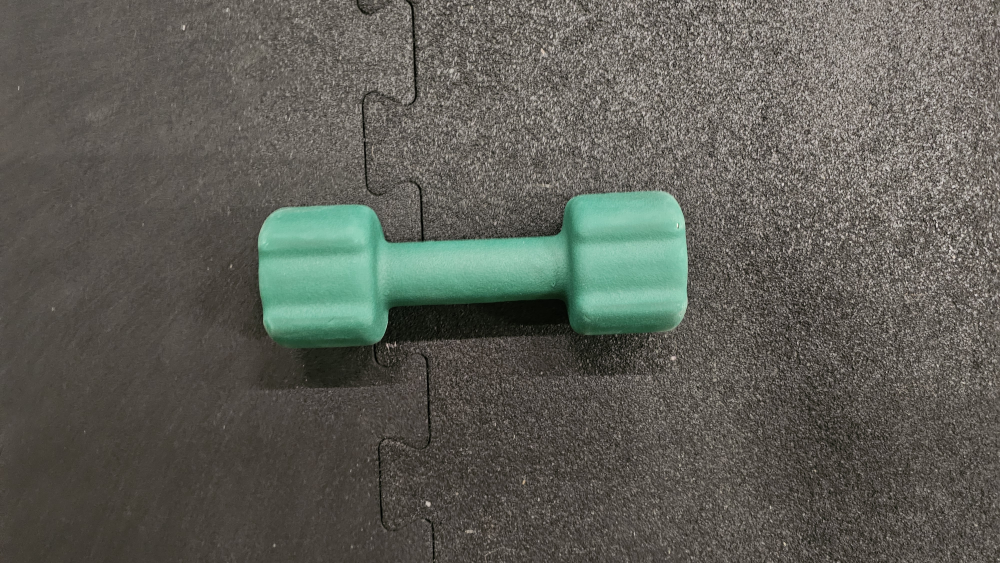
#> input picture assets/dumbbells/20260926_134415.jpg, 4000 x 2252 px (shown at 1/4 size); its folder holds only this picture in this run
$ python main.py
#> lines starting #> are read from the running program, lines starting #| are printed output that depends on the picture; after the words box and inside, x2 and y2 are one past the last pixel; in counts of white or black regions, pixels touching at a corner belong together
### object_extraction.py
#!/usr/bin/env python3
try:
    import os
    import sys
    import math
    import numpy as np
    from matplotlib.colors import rgb_to_hsv

    import logging
    from skimage.transform import resize
    from skimage.io import imsave
    from skimage.morphology import erosion,closing,area_closing,closing,opening,dilation
    from skimage.morphology import square
    from skimage.measure import label, regionprops, regionprops_table
    import pdb
    import matplotlib.pyplot as plt
    import argparse
    from glob import glob
    import configparser
    from progressbar import progressbar
    from multiprocessing import Pool
    from functools import partial

except  ModuleNotFoundError as err:
    print("""Einige Module konnten nicht importiert werden. Um dieses Skript zu starten, sollte zunächst der Befehl "source bin/activate" (oder poetry shell o.ä.) in der Kommandozeile eingegeben werden.""")
    raise
    #sys.exit(1)

logger = logging.getLogger(__name__)
logging.basicConfig(level=logging.INFO)

# [4 lines left out: function intOrNone, not called in this run]

def load_file(imstr):
    im = plt.imread(imstr)
    if len(im.shape)==2:
        im = np.stack((im,)*3, axis=-1)
    elif im.shape[2]==1:
        im = np.stack((im,)*3, axis=-1).reshape(*im.shape,3)
    elif im.shape[2]==4:
        im = im[:,:,[0,1,2]]

    return im

def fill_borders(im,value_to_fill = False,fraction_of_rows_to_remove=0.0, fraction_of_cols_to_remove=0.1):
    """
    fraction_of_rows_to_remove: Der Bruchteil jeder Anzahl Bildzeilen, die sowohl oben wie auch unten am Bildrand abgeschnitten werden soll.
    fraction_of_cols_to_remove: Der Bruchteil jeder Anzahl Bildspalten, die sowohl links wie auch rechts am Bildrand abgeschnitten werden soll.

    """
    #    mask[:100,:]=False
#    mask[-100:,:]=False
    nRows,nCols = im.shape[0],im.shape[1]
    im_cropped = im.copy()
    nrow = int(fraction_of_rows_to_remove*nRows)
    ncol = int(fraction_of_cols_to_remove*nCols)
    logger.debug(f'Lösche {nrow} Zeilen und {ncol} Spalten.')

    if len(im_cropped.shape)==4 and im_cropped.shape[0]==1:
         im_cropped = im_cropped.reshape(*im_cropped.shape[1:])

    if len(im_cropped.shape)==2:
        im_cropped[:nrow,:]=value_to_fill
        if nrow>0:
            im_cropped[-nrow:,:]=value_to_fill

        im_cropped[:,:ncol]=value_to_fill
        if ncol>0:
            im_cropped[:,-ncol:]=value_to_fill
    elif len(im_cropped.shape)==3:
        im_cropped[:nrow,:,:]=value_to_fill
        if nrow>0:
            im_cropped[-nrow:,:,:]=value_to_fill

        im_cropped[:,:ncol,:]=value_to_fill
        if ncol>0:
            im_cropped[:,-ncol:,:]=value_to_fill

    else:
        raise AssertionError('Dieser Fall wurde noch nicht beachtet. Nur Graustufen- und Farbbilder werden unterstützt.')

    return im_cropped


def ask_path_creation(path,yes_to_all=False):
    """
    Fragt den Nutzer, ob das Verzeichnis <path> erstellt werden darf (falls es nicht schon existiert).
    """
    if not os.path.exists(path):
            logger.info(f"Der Pfad {path} konnte nicht gefunden werden. ")
            if not yes_to_all:
                s = input("Darf er erstellt werden (j/N)?")
                if s.lower() in ['j','y','ja','yes']:
                    mkdir=True
                else:
                    mkdir=False
            else:
                mkdir=True
            if mkdir:
                os.makedirs(path,exist_ok=True)
                logger.info(f'Pfad {path} wurde erstellt')
                path_now_exists = True
            else:
                print('Abbruch.')
                path_now_exists = False
    else:
        logger.info(f"Der Pfad {path} existiert bereits. ")
        if not yes_to_all:
            s = input("Weiterfahren (j/N)?")
            if not s.lower() in ['j','y','ja','yes']:
                print('Abbruch.')
                sys.exit(0)

        path_now_exists = True
    return path_now_exists


# [73 lines left out: functions generate_mask_with_hsv_threshold, morphology_transform, create_mask, not called in this run]

def create_masked_image(im,mask):
    """
    Erstelle mit der Maske eine Version von im, in welcher alle Hintergrundpixel auf den Wert 0 gesetzt werden. Schneide die Bildteile ausserhalb der Maske ab.
    """
    masked_image = np.where(mask,1,0)[:,:,np.newaxis]*im
    return masked_image

def extract_regions(label_img,masked_image,fraction_of_rows_to_remove=0,fraction_of_cols_to_remove=0):
    regions = regionprops(label_img,intensity_image=masked_image)
    Nrows,Ncols=masked_image.shape[:2]
    region_images_list=[]
    for props in regions:
        bx,by,minr,maxr,minc,maxc,orientation = compute_bb(props)
        minr=np.max([minr,int(fraction_of_rows_to_remove*Nrows)])
        maxr=np.min([maxr,int(Nrows-fraction_of_rows_to_remove*Nrows)])
        minc=np.max([minc,int(fraction_of_cols_to_remove*Ncols)])
        maxc=np.min([maxc,int(Ncols-fraction_of_cols_to_remove*Ncols)])

        mi = masked_image[minr:maxr,minc:maxc]
        region_images_list.append(mi)

    return region_images_list,regions

# [114 lines left out: functions show_extracted_regions, object_segmentation, image_preprocessing, insert_region_number, save_regionlist_to_folder, debug_extraction, not called in this run]

def compute_bb(props):
    y0, x0 = props.centroid
    orientation = props.orientation
    x1 = x0 + math.cos(orientation) * 0.5 * props.axis_minor_length
    y1 = y0 - math.sin(orientation) * 0.5 * props.axis_minor_length
    x2 = x0 - math.sin(orientation) * 0.5 * props.axis_major_length
    y2 = y0 - math.cos(orientation) * 0.5 * props.axis_major_length

    minr, minc, maxr, maxc = props.bbox
    bx = (minc, maxc, maxc, minc, minc)
    by = (minr, minr, maxr, maxr, minr)
    return bx,by,minr,maxr,minc,maxc,orientation


# [200 lines left out: functions show_region, mark_regions_in_masked_image, write_config_file, process_file, parse_arguments, process_arguments and 1 more, not called in this run]


# [9 lines that do not run on import are left out]

### main.py
# Verwendete Bibliotheken
import os
import sys

import matplotlib.pyplot as plt
import numpy as np

sys.path.append('<your directory>')
import object_extraction as oe
from matplotlib.colors import rgb_to_hsv as mpl_rgb_to_hsv
from pathlib import Path
from skimage.transform import resize
from skimage.morphology import remove_small_holes, remove_small_objects, square
from scipy.ndimage import binary_fill_holes
from skimage.morphology import binary_opening, binary_closing, convex_hull_image, disk
from skimage.measure import label
from skimage.io import imsave


# ==========================================================
# KONFIGURATION
# ==========================================================

# Alle Bilder aus diesem Ordner verarbeiten
assets_path = Path('./assets')
if not assets_path.is_dir():
    raise FileNotFoundError(f'Assets-Ordner nicht gefunden: {assets_path}')

bild_endungen = {'.jpg', '.jpeg', '.png', '.JPG', '.JPEG', '.PNG'}
imgfns = sorted(
    fn for fn in assets_path.rglob('*')
    if fn.is_file() and fn.suffix in bild_endungen
)

if not imgfns:
    raise FileNotFoundError(f'Keine Bilder in {assets_path} gefunden')

# Ausgabeordner
Ausgabepfad = Path('./')
Ausgabepfad.mkdir(exist_ok=True)

# Extraktionsparameter
pr = (225, 400)   # Auflösung für Vorverarbeitung
fr = 0.001        # Rand oben/unten abschneiden
fc = 0.13         # Rand links/rechts abschneiden

es = 5            # Erosion
_ds_black = 6
mpx = 1000
min_mask_object_size = 250        # minimale Objektgrösse
fv = 0            # Randfüllung schwarz
show_debug_images = False

sys.path.append('./')


def show_image(im):
    if not show_debug_images:
        return
    plt.figure(figsize=(8, 6))
    plt.imshow(im)
    plt.axis('off')
    plt.show()


def estimate_background_rgb(im, border_fraction=0.08):
    h, w = im.shape[:2]
    by = max(1, int(h * border_fraction))
    bx = max(1, int(w * border_fraction))
    border_pixels = np.concatenate([
        im[:by, :, :3].reshape(-1, 3),
        im[-by:, :, :3].reshape(-1, 3),
        im[:, :bx, :3].reshape(-1, 3),
        im[:, -bx:, :3].reshape(-1, 3),
    ])
    return np.median(border_pixels, axis=0)


def save_combined_region(fn, masked_image, regions, outputpath, min_num_pixels):
    relevant_regions = [region for region in regions if region.area >= min_num_pixels]
    if not relevant_regions:
        return 0

    minr = min(region.bbox[0] for region in relevant_regions)
    minc = min(region.bbox[1] for region in relevant_regions)
    maxr = max(region.bbox[2] for region in relevant_regions)
    maxc = max(region.bbox[3] for region in relevant_regions)

    crop = masked_image[minr:maxr, minc:maxc]
    output_name = f'{fn.parent.name}_{fn.stem}_object.jpg'
    outfile = Path(outputpath) / output_name
    imsave(outfile, crop.astype('uint8'))
    return len(relevant_regions)


def build_mask_for_background(im_hsv, bg_rgb, object_kind='wallball'):
    hue_channel = im_hsv[:, :, 0]
    saturation_channel = im_hsv[:, :, 1]
    value_channel = im_hsv[:, :, 2]

    bg_rgb_float = np.asarray(bg_rgb, dtype=np.float32) / 255.0
    bg_hsv = mpl_rgb_to_hsv(bg_rgb_float.reshape(1, 1, 3))[0, 0]
    bg_hue = bg_hsv[0] * 255
    bg_sat = bg_hsv[1] * 255
    bg_val = bg_hsv[2] * 255

    is_blue_background = bg_sat > 35 and 95 <= bg_hue <= 175

    if is_blue_background:
        # Dunkle Objektflächen müssen erhalten bleiben. Blaue Ballflächen
        # werden anschliessend über die geschlossene Objektkontur ergänzt.
        vth = int(bg_val * 0.75)
        ds = 3
        hue_distance = np.abs(((hue_channel - bg_hue + 127.5) % 255) - 127.5)
        background_like = (
            (hue_distance <= 12)
        )
        mask = (value_channel < vth) | ~background_like
        background_kind = 'blau/petrol'
    elif object_kind in {'kettlebell', 'dumbbell', 'dumbbells'}:
        # Farbe findet auch kleine Hanteln; die helleren, schwach
        # gesättigten Metallgriffe werden über den Value-Kanal ergänzt.
        vth = max(65, min(110, int(bg_val + 15)))
        bright_vth = max(125, min(185, int(bg_val + 65)))
        ds = 2
        mask = (
            ((value_channel > vth) & (saturation_channel > 30)) |
            ((value_channel > bright_vth) & (saturation_channel > 15))
        )
        background_kind = 'schwarz/grau'
    else:
        # Schwarze/graue Boeden sind oft texturiert und enthalten helle, aber
        # schwach gesaettigte Reflexe. Deshalb reicht V > vth nicht aus:
        # farbige Objektteile kommen ueber Saettigung rein, Metall/helle Teile
        # nur ueber eine deutlich hoehere Value-Schwelle.
        vth = max(85, min(125, int(bg_val + 22)))
        saturation_min = 38
        bright_vth = max(135, min(185, int(bg_val + 85)))
        ds = _ds_black
        mask = (
            ((value_channel > vth) & (saturation_channel > saturation_min)) |
            (value_channel > bright_vth)
        )
        background_kind = 'schwarz/grau'

    return mask, int(vth), int(ds), background_kind, bg_hue, bg_sat, bg_val


def process_image(fn, outputpath_Ausschnitte):
    print(f'Verarbeite: {fn}')
    object_kind = fn.parent.name.lower()
    is_weight = object_kind in {'kettlebell', 'dumbbell', 'dumbbells'}
    # Die kleinen Dumbbells haben bei 225 x 400 oft weniger als 1000 Pixel.
    minimum_area = 150 if is_weight else mpx
    minimum_fragment = 30 if is_weight else min_mask_object_size

    im = oe.load_file(fn)
    show_image(im)

    im_resized = (255 * resize(im, pr)).astype('uint8')
    print('Original:', im.shape, 'Verkleinert:', im_resized.shape)
    show_image(im_resized)

    im_filled = oe.fill_borders(
        im_resized,
        value_to_fill=fv,
        fraction_of_rows_to_remove=fr,
        fraction_of_cols_to_remove=fc
    )
    show_image(im_filled)

    im_float = im_resized.astype(np.float32) / 255.0
    im_hsv = mpl_rgb_to_hsv(im_float) * 255

    bg_rgb = estimate_background_rgb(im_resized)
    mask, vth, ds, background_kind, bg_hue, bg_sat, bg_val = build_mask_for_background(im_hsv, bg_rgb, object_kind)

    print(f'Hintergrund RGB geschaetzt: {bg_rgb.astype(int)}')
    print(f'Hintergrund HSV geschaetzt: H={bg_hue:.1f}, S={bg_sat:.1f}, V={bg_val:.1f}')
    print(f'Erkannt als Hintergrund: {background_kind}')
    print(f'Verwende Startwerte: vth={vth}, erosion_size={es}, dilation_size={ds}')

    show_image(mask)

    if is_weight:
        mask = oe.fill_borders(
            mask, value_to_fill=False,
            fraction_of_rows_to_remove=fr, fraction_of_cols_to_remove=fc
        )
    mask = remove_small_objects(mask.astype(bool), min_size=minimum_fragment)
    mask = remove_small_holes(mask, area_threshold=minimum_fragment)

    if is_weight:
        # Keine starke Erosion und keine konvexe Hülle: schmale Stangen
        # und die Öffnung im Kettlebell-Griff sollen erhalten bleiben.
        morphed_mask = binary_closing(mask, disk(2))
        morphed_mask = binary_opening(morphed_mask, disk(1))
        morphed_mask = remove_small_holes(morphed_mask, area_threshold=200)
        components = label(morphed_mask)
        candidates = [r for r in oe.regionprops(components) if r.area >= minimum_area]
        if candidates:
            # Pro Aufnahme liegt ein Gewicht im Bild; Bodenreflexe verwerfen.
            largest = max(candidates, key=lambda region: region.area)
            morphed_mask = components == largest.label
    elif background_kind == 'blau/petrol':
        # Kleine Störungen entfernen, Konturlücken schliessen und die
        # umschlossenen blauen Teile des Balls wieder aufnehmen.
        morphed_mask = binary_opening(mask, disk(2))
        morphed_mask = binary_closing(morphed_mask, disk(3))
        morphed_mask = oe.fill_borders(
            morphed_mask, value_to_fill=False,
            fraction_of_rows_to_remove=fr, fraction_of_cols_to_remove=fc
        )
        components = label(morphed_mask)
        candidates = oe.regionprops(components)
        if candidates:
            largest = max(candidates, key=lambda region: region.area)
            # Die Bälle sind konvex: so bleiben auch ähnlich blaue Flächen
            # erhalten, deren Kontur zur Hintergrundfarbe hin offen ist.
            morphed_mask = convex_hull_image(components == largest.label)
        morphed_mask = binary_fill_holes(morphed_mask)
    else:
        morphed_mask = oe.morphology_transform(
            mask, shape=square, erosion_size=es, dilation_size=ds
        )
    # Randbeschnitt erst auf die fertige Maske anwenden: aufgefüllte schwarze
    # Ränder dürfen bei dunklen Objekten nicht als Vordergrund erscheinen.
    morphed_mask = oe.fill_borders(
        morphed_mask, value_to_fill=False,
        fraction_of_rows_to_remove=fr, fraction_of_cols_to_remove=fc
    )
    morphed_mask = remove_small_objects(morphed_mask.astype(bool), min_size=minimum_fragment)
    show_image(morphed_mask)

    masked_image = oe.create_masked_image(im_filled, morphed_mask)
    show_image(masked_image)

    label_img = label(morphed_mask)
    show_image(label_img)

    regionlist, regions = oe.extract_regions(
        label_img,
        masked_image,
        fraction_of_rows_to_remove=fr
    )

    relevante_regionen = [reg for reg in regions if reg.area >= minimum_area]
    print(f'Gefundene Regionen: {len(regionlist)}, relevante Regionen: {len(relevante_regionen)}')

    return save_combined_region(
        fn,
        masked_image,
        regions,
        outputpath_Ausschnitte,
        minimum_area
    )


def main():
    outputpath_Ausschnitte = os.path.join(
        Ausgabepfad,
        'Ausschnitte'
    )

    oe.ask_path_creation(
        outputpath_Ausschnitte,
        yes_to_all=True
    )

    print(f'{len(imgfns)} Bilder werden verarbeitet.')

    total_regions = 0
    for fn in imgfns:
        total_regions += process_image(fn, outputpath_Ausschnitte)
#> in load_file, im is the input picture: shape (2252, 4000, 3); mean R, G, B 93.8, 94.2, 86.8
#| Original: (2252, 4000, 3) Verkleinert: (225, 400, 3)
#> in process_image, `im_hsv = mpl_rgb_to_hsv(im_float) * 255`:
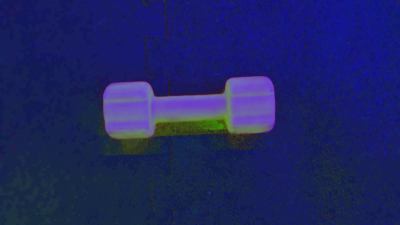
#> im_hsv: shape (225, 400, 3) float32; mean R, G, B 30.9, 36.7, 98.1
#> in process_image, `bg_rgb = estimate_background_rgb(im_resized)`: bg_rgb = [91, 86, 81]
#> in build_mask_for_background, `saturation_channel = im_hsv[:, :, 1]`:
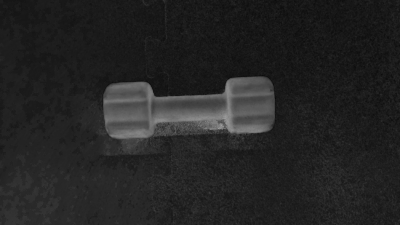
#> saturation_channel: shape (225, 400) float32; min 10.1, max 159.4, mean 36.7
#> in build_mask_for_background, `value_channel = im_hsv[:, :, 2]`:
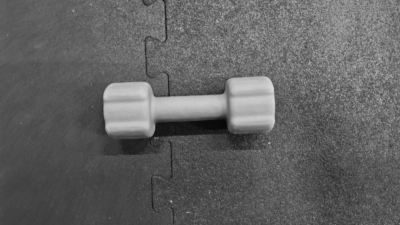
#> value_channel: shape (225, 400) float32; min 7, max 219, mean 98.1
#> in build_mask_for_background, `bg_rgb_float = np.asarray(bg_rgb, dtype=np.float32) / 255.0`: bg_rgb_float = [0.357, 0.337, 0.318]
#> in build_mask_for_background, `bg_hsv = mpl_rgb_to_hsv(bg_rgb_float.reshape(1, 1, 3))[0, 0]`: bg_hsv = [0.0833, 0.11, 0.357]
#> in build_mask_for_background, `bg_hue = bg_hsv[0] * 255`: bg_hue = 21.25
#> in build_mask_for_background, `bg_sat = bg_hsv[1] * 255`: bg_sat = 28.02
#> in build_mask_for_background, `bg_val = bg_hsv[2] * 255`: bg_val = 91
#> in build_mask_for_background, `is_blue_background = bg_sat > 35 and 95 <= bg_hue <= 175`: is_blue_background = False
#> in build_mask_for_background, `vth = max(65, min(110, int(bg_val + 15)))`: vth = 106
#> in build_mask_for_background, `bright_vth = max(125, min(185, int(bg_val + 65)))`: bright_vth = 156
#> in build_mask_for_background, `mask = ( ((value_channel > vth) & (saturation_channel > 30)) | ((value..`:
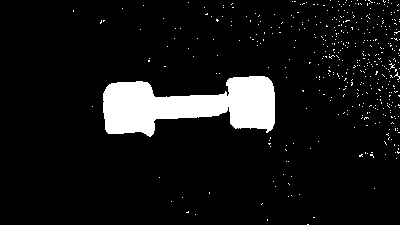
#> mask: shape (225, 400) bool; 8% white; 431 white regions (430 under 20 px), largest, box (x1, y1, x2, y2) and area: (103, 76, 275, 137) 6507
#> in process_image, `mask, vth, ds, background_kind, bg_hue, bg_sat, bg_val = build_mask_fo..`: vth = 106; ds = 2; background_kind = 'schwarz/grau'; bg_hue = 21.25; bg_sat = 28.02; bg_val = 91
#| Hintergrund RGB geschaetzt: [91 86 81]
#| Hintergrund HSV geschaetzt: H=21.3, S=28.0, V=91.0
#| Erkannt als Hintergrund: schwarz/grau
#| Verwende Startwerte: vth=106, erosion_size=5, dilation_size=2
#> in process_image, `mask = remove_small_objects(mask.astype(bool), min_size=minimum_fragme..`:
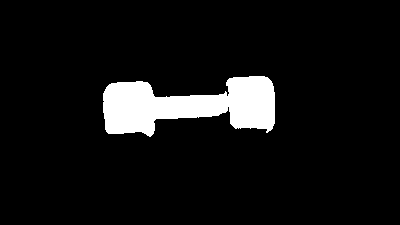
#> mask: shape (225, 400) bool; 7.2% white; 1 white region, box (x1, y1, x2, y2) and area: (103, 76, 275, 137) 6507
#> in process_image, `candidates = [r for r in oe.regionprops(components) if r.area >= minim..`: candidates = 1 regions; box (x1, y1, x2, y2) and area: (103, 76, 275, 137) 6533
#> in create_masked_image, `masked_image = np.where(mask,1,0)[:,:,np.newaxis]*im`:
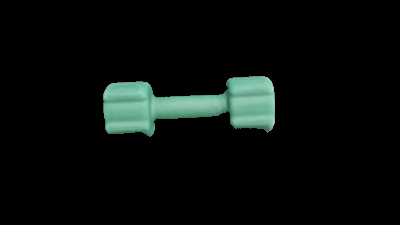
#> masked_image: shape (225, 400, 3) int64; mean R, G, B 8.3, 12.7, 10.9
#> in extract_regions, `regions = regionprops(label_img,intensity_image=masked_image)`: regions has the same summary as candidates in process_image
#> the loop in extract_regions, `for props in regions:` made 1 pass
#> (y0 in compute_bb, x0 in compute_bb, orientation, x1 in compute_bb, y1 in compute_bb, x2 in compute_bb, y2 in compute_bb, minr) on pass 1: (105.3, 188.4, -1.53, 189.6, 131.6, 299.1, 100.5, 76)
#> after the loop in extract_regions, `for props in regions:`: region_images_list = 1 item
#> in process_image, `regionlist, regions = oe.extract_regions( label_img, masked_image, fra..`: regions has the same summary as candidates
#> in process_image, `relevante_regionen = [reg for reg in regions if reg.area >= minimum_ar..`: relevante_regionen has the same summary as candidates
#| Gefundene Regionen: 1, relevante Regionen: 1
#> in save_combined_region, `relevant_regions = [region for region in regions if region.area >= min..`: relevant_regions has the same summary as candidates in process_image
#> in save_combined_region, `minr = min(region.bbox[0] for region in relevant_regions)`: minr = 76
#> in save_combined_region, `minc = min(region.bbox[1] for region in relevant_regions)`: minc = 103
#> in save_combined_region, `maxr = max(region.bbox[2] for region in relevant_regions)`: maxr = 137
#> in save_combined_region, `maxc = max(region.bbox[3] for region in relevant_regions)`: maxc = 275
#> in save_combined_region, `imsave(outfile, crop.astype('uint8'))`:
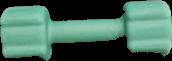
#> saved as dumbbells_20260926_134415_object.jpg: shape (61, 172, 3); mean R, G, B 71.9, 109.7, 94.4
#> total_regions = 1

    ausschnitte = list(Path(outputpath_Ausschnitte).glob('*'))

    print(f'Verarbeitung fertig. Relevante Regionen: {total_regions}')
#| Verarbeitung fertig. Relevante Regionen: 2
    print(f'Extrahierte Ausschnitte im Ausgabeordner: {len(ausschnitte)}')

    for fn in ausschnitte[:10]:
        print(fn.name)


if __name__ == '__main__':
    main()
